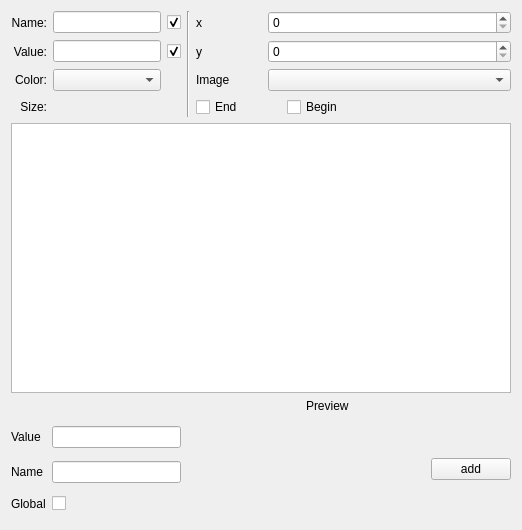
<?xml version="1.0" encoding="UTF-8"?>
<ui version="4.0">
 <class>NodePropertiesWidget</class>
 <widget class="QWidget" name="NodePropertiesWidget">
  <property name="geometry">
   <rect>
    <x>0</x>
    <y>0</y>
    <width>522</width>
    <height>530</height>
   </rect>
  </property>
  <property name="sizePolicy">
   <sizepolicy hsizetype="Fixed" vsizetype="Fixed">
    <horstretch>0</horstretch>
    <verstretch>0</verstretch>
   </sizepolicy>
  </property>
  <property name="windowTitle">
   <string>Node Properties</string>
  </property>
  <layout class="QGridLayout" name="gridLayout">
   <item row="0" column="0">
    <widget class="QLabel" name="label">
     <property name="sizePolicy">
      <sizepolicy hsizetype="Fixed" vsizetype="Minimum">
       <horstretch>0</horstretch>
       <verstretch>0</verstretch>
      </sizepolicy>
     </property>
     <property name="text">
      <string>Name:</string>
     </property>
     <property name="alignment">
      <set>Qt::AlignRight|Qt::AlignTrailing|Qt::AlignVCenter</set>
     </property>
    </widget>
   </item>
   <item row="0" column="1" colspan="2">
    <widget class="KLineEdit" name="_name"/>
   </item>
   <item row="0" column="3">
    <widget class="QCheckBox" name="_showName">
     <property name="text">
      <string/>
     </property>
     <property name="checked">
      <bool>true</bool>
     </property>
    </widget>
   </item>
   <item row="0" column="5">
    <widget class="QLabel" name="label_3">
     <property name="sizePolicy">
      <sizepolicy hsizetype="Fixed" vsizetype="Minimum">
       <horstretch>0</horstretch>
       <verstretch>0</verstretch>
      </sizepolicy>
     </property>
     <property name="toolTip">
      <string>X-coordinate </string>
     </property>
     <property name="text">
      <string extracomment="X-coordinate ">x</string>
     </property>
     <property name="alignment">
      <set>Qt::AlignRight|Qt::AlignTrailing|Qt::AlignVCenter</set>
     </property>
    </widget>
   </item>
   <item row="0" column="7" colspan="5">
    <widget class="QSpinBox" name="_x">
     <property name="sizePolicy">
      <sizepolicy hsizetype="Minimum" vsizetype="Minimum">
       <horstretch>0</horstretch>
       <verstretch>0</verstretch>
      </sizepolicy>
     </property>
     <property name="maximum">
      <number>9999</number>
     </property>
    </widget>
   </item>
   <item row="1" column="0">
    <widget class="QLabel" name="label_2">
     <property name="sizePolicy">
      <sizepolicy hsizetype="Minimum" vsizetype="Minimum">
       <horstretch>0</horstretch>
       <verstretch>0</verstretch>
      </sizepolicy>
     </property>
     <property name="text">
      <string>Value:</string>
     </property>
     <property name="alignment">
      <set>Qt::AlignRight|Qt::AlignTrailing|Qt::AlignVCenter</set>
     </property>
    </widget>
   </item>
   <item row="1" column="1" colspan="2">
    <widget class="KLineEdit" name="_value"/>
   </item>
   <item row="1" column="3">
    <widget class="QCheckBox" name="_showValue">
     <property name="text">
      <string/>
     </property>
     <property name="checked">
      <bool>true</bool>
     </property>
    </widget>
   </item>
   <item row="1" column="5">
    <widget class="QLabel" name="label_4">
     <property name="sizePolicy">
      <sizepolicy hsizetype="Fixed" vsizetype="Minimum">
       <horstretch>0</horstretch>
       <verstretch>0</verstretch>
      </sizepolicy>
     </property>
     <property name="toolTip">
      <string>Y-coordinate </string>
     </property>
     <property name="text">
      <string extracomment="Y-coordinate ">y</string>
     </property>
     <property name="alignment">
      <set>Qt::AlignRight|Qt::AlignTrailing|Qt::AlignVCenter</set>
     </property>
    </widget>
   </item>
   <item row="1" column="7" colspan="5">
    <widget class="QSpinBox" name="_y">
     <property name="sizePolicy">
      <sizepolicy hsizetype="Expanding" vsizetype="Fixed">
       <horstretch>0</horstretch>
       <verstretch>0</verstretch>
      </sizepolicy>
     </property>
     <property name="maximum">
      <number>9999</number>
     </property>
    </widget>
   </item>
   <item row="2" column="0">
    <widget class="QLabel" name="label_6">
     <property name="toolTip">
      <string>Node color</string>
     </property>
     <property name="text">
      <string>Color:</string>
     </property>
     <property name="alignment">
      <set>Qt::AlignRight|Qt::AlignTrailing|Qt::AlignVCenter</set>
     </property>
    </widget>
   </item>
   <item row="3" column="0">
    <widget class="QLabel" name="label_5">
     <property name="toolTip">
      <string>Node size</string>
     </property>
     <property name="text">
      <string>Size:</string>
     </property>
     <property name="alignment">
      <set>Qt::AlignRight|Qt::AlignTrailing|Qt::AlignVCenter</set>
     </property>
    </widget>
   </item>
   <item row="3" column="1" colspan="2">
    <widget class="KDoubleNumInput" name="_width" native="true">
     <property name="toolTip">
      <string>Node size</string>
     </property>
     <property name="minimum" stdset="0">
      <double>0.500000000000000</double>
     </property>
     <property name="singleStep" stdset="0">
      <double>0.250000000000000</double>
     </property>
    </widget>
   </item>
   <item row="6" column="0" colspan="12">
    <widget class="QTableView" name="_propertiesTable">
     <property name="sizePolicy">
      <sizepolicy hsizetype="Expanding" vsizetype="Expanding">
       <horstretch>0</horstretch>
       <verstretch>0</verstretch>
      </sizepolicy>
     </property>
    </widget>
   </item>
   <item row="15" column="11">
    <widget class="KPushButton" name="_addProperty">
     <property name="text">
      <string>add</string>
     </property>
    </widget>
   </item>
   <item row="2" column="5">
    <widget class="QLabel" name="label_10">
     <property name="text">
      <string>Image</string>
     </property>
    </widget>
   </item>
   <item row="2" column="7" colspan="5">
    <widget class="KComboBox" name="_images"/>
   </item>
   <item row="3" column="8" colspan="4">
    <widget class="QCheckBox" name="_begin">
     <property name="text">
      <string>Begin</string>
     </property>
    </widget>
   </item>
   <item row="3" column="5">
    <widget class="QCheckBox" name="_end">
     <property name="sizePolicy">
      <sizepolicy hsizetype="Fixed" vsizetype="Fixed">
       <horstretch>0</horstretch>
       <verstretch>0</verstretch>
      </sizepolicy>
     </property>
     <property name="text">
      <string>End</string>
     </property>
    </widget>
   </item>
   <item row="2" column="1" colspan="2">
    <widget class="KColorCombo" name="_color">
     <property name="toolTip">
      <string>Node color</string>
     </property>
    </widget>
   </item>
   <item row="15" column="0" colspan="4">
    <layout class="QGridLayout" name="gridLayout_2" rowstretch="0,0,0,0">
     <item row="2" column="1">
      <widget class="KLineEdit" name="_propertyValue">
       <property name="sizePolicy">
        <sizepolicy hsizetype="Expanding" vsizetype="Fixed">
         <horstretch>0</horstretch>
         <verstretch>0</verstretch>
        </sizepolicy>
       </property>
      </widget>
     </item>
     <item row="0" column="1">
      <widget class="KLineEdit" name="_propertyName">
       <property name="sizePolicy">
        <sizepolicy hsizetype="Expanding" vsizetype="Fixed">
         <horstretch>0</horstretch>
         <verstretch>0</verstretch>
        </sizepolicy>
       </property>
      </widget>
     </item>
     <item row="3" column="1">
      <widget class="QCheckBox" name="_isPropertyGlobal">
       <property name="text">
        <string/>
       </property>
      </widget>
     </item>
     <item row="2" column="0">
      <widget class="QLabel" name="label_7">
       <property name="sizePolicy">
        <sizepolicy hsizetype="Preferred" vsizetype="Preferred">
         <horstretch>0</horstretch>
         <verstretch>0</verstretch>
        </sizepolicy>
       </property>
       <property name="text">
        <string>Name</string>
       </property>
      </widget>
     </item>
     <item row="3" column="0">
      <widget class="QLabel" name="label_9">
       <property name="text">
        <string>Global</string>
       </property>
      </widget>
     </item>
     <item row="0" column="0">
      <widget class="QLabel" name="label_8">
       <property name="text">
        <string>Value</string>
       </property>
      </widget>
     </item>
    </layout>
   </item>
   <item row="0" column="4" rowspan="4">
    <widget class="Line" name="line">
     <property name="orientation">
      <enum>Qt::Vertical</enum>
     </property>
    </widget>
   </item>
   <item row="7" column="9">
    <widget class="QLabel" name="label_11">
     <property name="text">
      <string>Preview</string>
     </property>
    </widget>
   </item>
   <item row="15" column="9">
    <widget class="QLabel" name="_image">
     <property name="minimumSize">
      <size>
       <width>100</width>
       <height>100</height>
      </size>
     </property>
     <property name="text">
      <string/>
     </property>
    </widget>
   </item>
  </layout>
 </widget>
 <customwidgets>
  <customwidget>
   <class>KDoubleNumInput</class>
   <extends>QWidget</extends>
   <header>knuminput.h</header>
  </customwidget>
  <customwidget>
   <class>KPushButton</class>
   <extends>QPushButton</extends>
   <header>kpushbutton.h</header>
  </customwidget>
  <customwidget>
   <class>KLineEdit</class>
   <extends>QLineEdit</extends>
   <header>klineedit.h</header>
  </customwidget>
  <customwidget>
   <class>KColorCombo</class>
   <extends>QComboBox</extends>
   <header>kcolorcombo.h</header>
  </customwidget>
  <customwidget>
   <class>KComboBox</class>
   <extends>QComboBox</extends>
   <header>kcombobox.h</header>
  </customwidget>
 </customwidgets>
 <tabstops>
  <tabstop>_name</tabstop>
  <tabstop>_showName</tabstop>
  <tabstop>_value</tabstop>
  <tabstop>_showValue</tabstop>
  <tabstop>_color</tabstop>
  <tabstop>_x</tabstop>
  <tabstop>_y</tabstop>
  <tabstop>_propertiesTable</tabstop>
  <tabstop>_addProperty</tabstop>
 </tabstops>
 <resources/>
 <connections>
  <connection>
   <sender>_propertyValue</sender>
   <signal>returnPressed()</signal>
   <receiver>_addProperty</receiver>
   <slot>click()</slot>
   <hints>
    <hint type="sourcelabel">
     <x>223</x>
     <y>352</y>
    </hint>
    <hint type="destinationlabel">
     <x>314</x>
     <y>350</y>
    </hint>
   </hints>
  </connection>
  <connection>
   <sender>_propertyName</sender>
   <signal>returnPressed()</signal>
   <receiver>_addProperty</receiver>
   <slot>click()</slot>
   <hints>
    <hint type="sourcelabel">
     <x>99</x>
     <y>349</y>
    </hint>
    <hint type="destinationlabel">
     <x>318</x>
     <y>338</y>
    </hint>
   </hints>
  </connection>
 </connections>
</ui>
